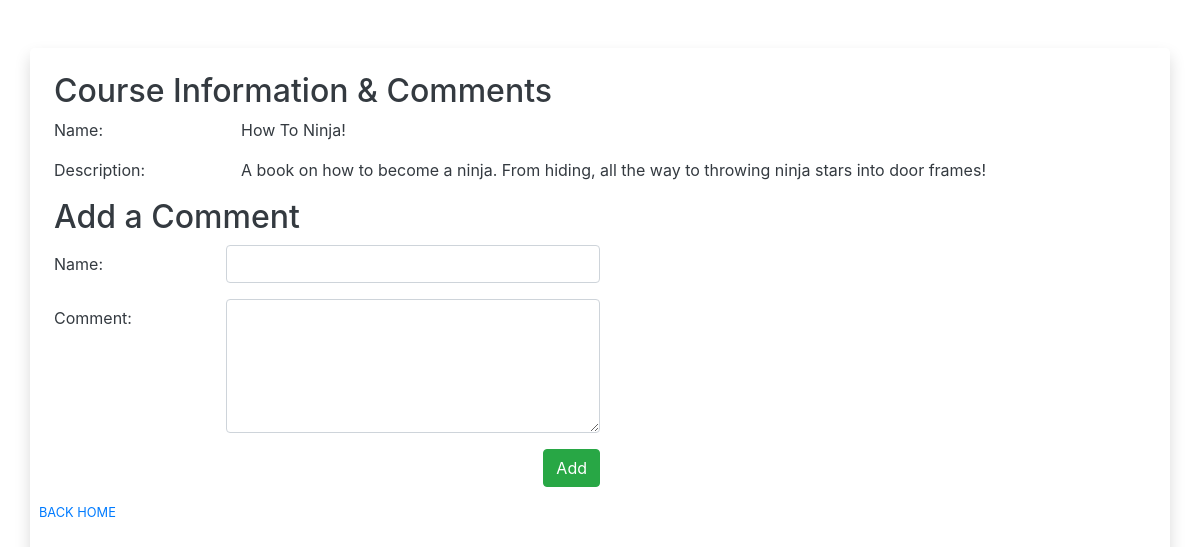
The page /course/4 on the database its author committed.
### course_list/models.py (models this page shows)
class Courses(models.Model):
    name = models.CharField(max_length=255)
    created_at = models.DateTimeField(auto_now_add=True)
    updated_at = models.DateTimeField(auto_now=True)
    objects = basicValidation()

class Descriptions(models.Model):
    desc = models.TextField()
    course = models.OneToOneField(Courses, on_delete=models.CASCADE, related_name="course_desc")
    created_at = models.DateTimeField(auto_now_add=True)
    updated_at = models.DateTimeField(auto_now=True)
    objects = basicValidation()

### course_list/views.py (the view)
# urls.py: path('course/<courseid>', views.show_course, name='show_course'),
def show_course(request, courseid):
    context = {
        "courseinfo" : Courses.objects.get(id=courseid),
        "comments" : Comments.objects.filter(course_comment=courseid),
    }
    return render(request, 'html/coursepage.html', context)

### course_list/templates/html/coursepage.html (shortened to what this page needs)
{% extends "html/base.html" %}
{% block content %}
<div class="row">
    <div class="col">
<h2>Course Information & Comments</h2>
    </div>
</div>
<div class="row">
    <div class="col-2">
        <p>Name:</p>
    </div>
    <div class="col">
        <p>{{ courseinfo.name }}</p>
    </div>
</div>
<div class="row">
    <div class="col-2">
        <p>Description:</p>
    </div>
    <div class="col">
        <p>{{ courseinfo.course_desc.desc }}</p>
    </div>
</div>
<div class="row">
    <div class="col">
<h2>Add a Comment</h2>
    </div>
</div>
<form action="{% url 'add_comment' courseinfo.id %}" method="POST">
    <div class="form-group row">
        <label for="commentor" class="col-sm-2 col-form-label">Name:</label>
        <input type="text" class="form-control col-sm-4" id="commentor" name="commentor">
    </div>
    <div class="form-group row">
        <label for="commentbody" class="col-sm-2 col-form-label">Comment:</label>
        <textarea class="form-control col-sm-4" name="commentbody" id="commentbody" rows="5"></textarea>
    </div>
    <div class="form-group row">
        <div class="col-6 text-right pr-0">
            <button type="submit" class="btn btn-success">Add</button>
        </div>
    </div>
</form>
<a href="{% url 'home' %}"><small class="row text-uppercase text-bold">Back Home</small></a>
{% endblock content %}

### rows shown on the page
Courses: name "How To Ninja!", course_desc.desc "A book on how to become a ninja. From hiding, all the way to throwing ninja stars into door frames!"
